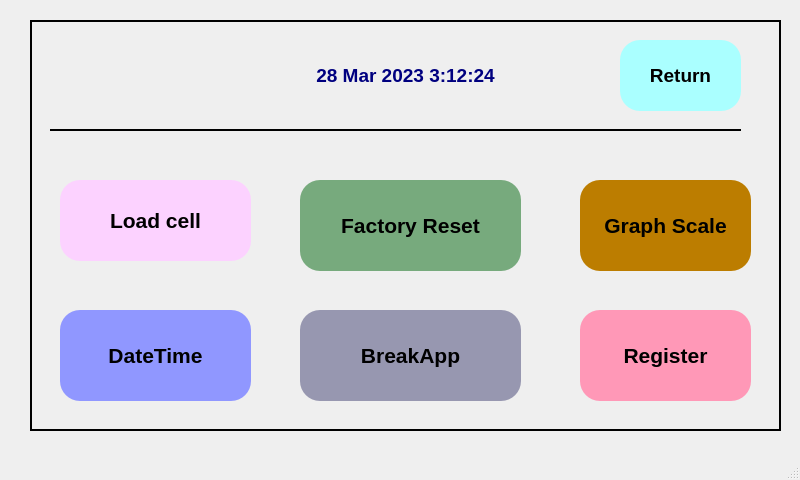
<?xml version="1.0" encoding="UTF-8"?>
<ui version="4.0">
 <class>MainWindow</class>
 <widget class="QMainWindow" name="MainWindow">
  <property name="geometry">
   <rect>
    <x>0</x>
    <y>0</y>
    <width>800</width>
    <height>480</height>
   </rect>
  </property>
  <property name="windowTitle">
   <string>MainWindow</string>
  </property>
  <widget class="QWidget" name="centralwidget">
   <widget class="QFrame" name="frame">
    <property name="geometry">
     <rect>
      <x>30</x>
      <y>20</y>
      <width>751</width>
      <height>411</height>
     </rect>
    </property>
    <property name="frameShape">
     <enum>QFrame::Box</enum>
    </property>
    <property name="frameShadow">
     <enum>QFrame::Plain</enum>
    </property>
    <property name="lineWidth">
     <number>2</number>
    </property>
    <widget class="QPushButton" name="pushButton">
     <property name="geometry">
      <rect>
       <x>30</x>
       <y>160</y>
       <width>191</width>
       <height>81</height>
      </rect>
     </property>
     <property name="font">
      <font>
       <family>Arial</family>
       <pointsize>16</pointsize>
       <weight>75</weight>
       <bold>true</bold>
      </font>
     </property>
     <property name="styleSheet">
      <string notr="true">background-color: rgb(252, 210, 255);
border-radius:20px;
border-color: rgb(0, 0, 0);</string>
     </property>
     <property name="text">
      <string>Load cell</string>
     </property>
    </widget>
    <widget class="QPushButton" name="pushButton_2">
     <property name="geometry">
      <rect>
       <x>270</x>
       <y>160</y>
       <width>221</width>
       <height>91</height>
      </rect>
     </property>
     <property name="font">
      <font>
       <family>Arial</family>
       <pointsize>16</pointsize>
       <weight>75</weight>
       <bold>true</bold>
      </font>
     </property>
     <property name="styleSheet">
      <string notr="true">border-radius:20px;
background-color: rgb(119, 170, 125);</string>
     </property>
     <property name="text">
      <string>Factory Reset</string>
     </property>
    </widget>
    <widget class="QPushButton" name="pushButton_3">
     <property name="geometry">
      <rect>
       <x>270</x>
       <y>290</y>
       <width>221</width>
       <height>91</height>
      </rect>
     </property>
     <property name="font">
      <font>
       <family>Arial</family>
       <pointsize>16</pointsize>
       <weight>75</weight>
       <bold>true</bold>
      </font>
     </property>
     <property name="styleSheet">
      <string notr="true">border-radius:20px;
background-color: rgb(151, 151, 176);</string>
     </property>
     <property name="text">
      <string>BreakApp</string>
     </property>
    </widget>
    <widget class="QPushButton" name="pushButton_4">
     <property name="geometry">
      <rect>
       <x>550</x>
       <y>160</y>
       <width>171</width>
       <height>91</height>
      </rect>
     </property>
     <property name="font">
      <font>
       <family>Arial</family>
       <pointsize>16</pointsize>
       <weight>75</weight>
       <bold>true</bold>
      </font>
     </property>
     <property name="styleSheet">
      <string notr="true">border-radius:20px;
background-color: rgb(188, 125, 0);</string>
     </property>
     <property name="text">
      <string>Graph Scale</string>
     </property>
    </widget>
    <widget class="QPushButton" name="pushButton_5">
     <property name="geometry">
      <rect>
       <x>30</x>
       <y>290</y>
       <width>191</width>
       <height>91</height>
      </rect>
     </property>
     <property name="font">
      <font>
       <family>Arial</family>
       <pointsize>16</pointsize>
       <weight>75</weight>
       <bold>true</bold>
      </font>
     </property>
     <property name="styleSheet">
      <string notr="true">border-radius:20px;
background-color: rgb(144, 151, 255);</string>
     </property>
     <property name="text">
      <string>DateTime</string>
     </property>
    </widget>
    <widget class="QPushButton" name="pushButton_6">
     <property name="geometry">
      <rect>
       <x>550</x>
       <y>290</y>
       <width>171</width>
       <height>91</height>
      </rect>
     </property>
     <property name="font">
      <font>
       <family>Arial</family>
       <pointsize>16</pointsize>
       <weight>75</weight>
       <bold>true</bold>
      </font>
     </property>
     <property name="styleSheet">
      <string notr="true">border-radius:20px;
background-color: rgb(255, 152, 183);</string>
     </property>
     <property name="text">
      <string>Register</string>
     </property>
    </widget>
    <widget class="QLabel" name="label">
     <property name="geometry">
      <rect>
       <x>30</x>
       <y>20</y>
       <width>121</width>
       <height>71</height>
      </rect>
     </property>
     <property name="text">
      <string/>
     </property>
     <property name="pixmap">
      <pixmap>../images/nms.png</pixmap>
     </property>
    </widget>
    <widget class="QLabel" name="label_2">
     <property name="geometry">
      <rect>
       <x>240</x>
       <y>30</y>
       <width>271</width>
       <height>51</height>
      </rect>
     </property>
     <property name="font">
      <font>
       <family>Arial</family>
       <pointsize>14</pointsize>
       <weight>75</weight>
       <bold>true</bold>
      </font>
     </property>
     <property name="styleSheet">
      <string notr="true">color: rgb(0, 0, 127);</string>
     </property>
     <property name="text">
      <string>28 Mar 2023 3:12:24</string>
     </property>
     <property name="alignment">
      <set>Qt::AlignCenter</set>
     </property>
    </widget>
    <widget class="Line" name="line">
     <property name="geometry">
      <rect>
       <x>20</x>
       <y>100</y>
       <width>691</width>
       <height>21</height>
      </rect>
     </property>
     <property name="frameShadow">
      <enum>QFrame::Plain</enum>
     </property>
     <property name="lineWidth">
      <number>2</number>
     </property>
     <property name="orientation">
      <enum>Qt::Horizontal</enum>
     </property>
    </widget>
    <widget class="QPushButton" name="pushButton_7">
     <property name="geometry">
      <rect>
       <x>590</x>
       <y>20</y>
       <width>121</width>
       <height>71</height>
      </rect>
     </property>
     <property name="font">
      <font>
       <family>Arial</family>
       <pointsize>14</pointsize>
       <weight>75</weight>
       <bold>true</bold>
      </font>
     </property>
     <property name="styleSheet">
      <string notr="true">border-radius:20px;
background-color: rgb(170, 255, 255);</string>
     </property>
     <property name="text">
      <string>Return</string>
     </property>
    </widget>
   </widget>
  </widget>
  <widget class="QMenuBar" name="menubar">
   <property name="geometry">
    <rect>
     <x>0</x>
     <y>0</y>
     <width>800</width>
     <height>21</height>
    </rect>
   </property>
  </widget>
  <widget class="QStatusBar" name="statusbar"/>
 </widget>
 <resources/>
 <connections/>
</ui>
